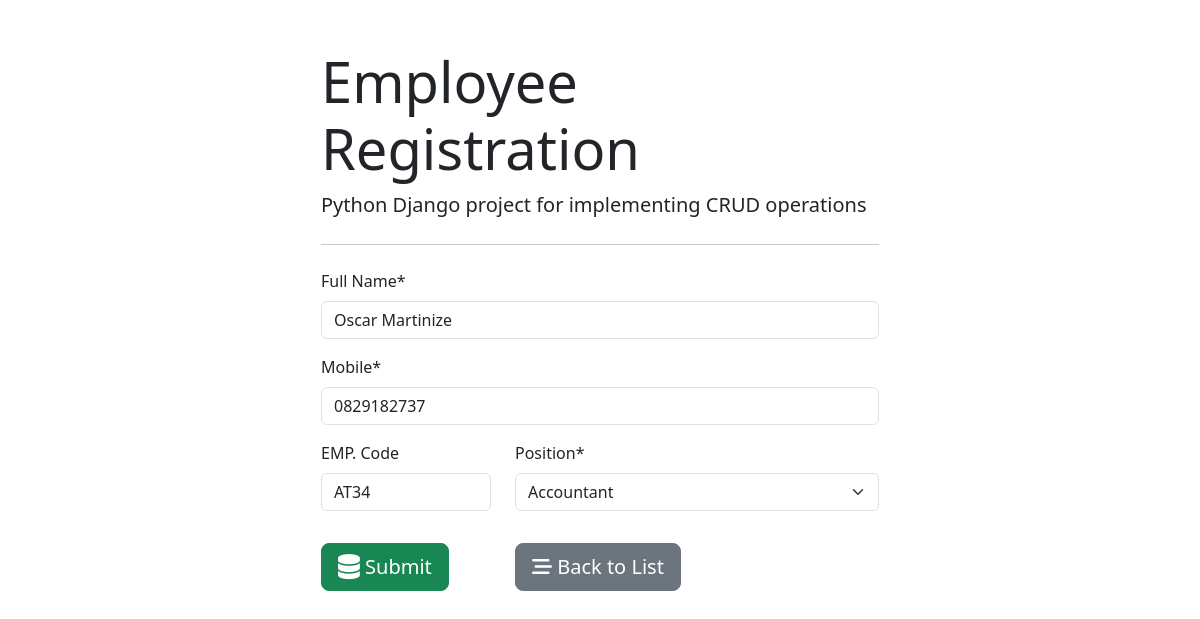
Page /3 on the committed database.
### employees/models.py (models this page shows)
class Employee(models.Model):
    full_name = models.CharField(max_length=100)
    emp_code  = models.CharField(max_length=60)
    mobile = models.CharField(max_length=15)
    position = models.ForeignKey(Position, on_delete=models.CASCADE)

### employees/views.py (the view, shortened to what this page needs)
# urls.py: path('',views.employee_form, name='form'),
def employee_form(request, id=0):
    if request.method == "GET":
        if id ==0:
            form = EmployeeForm()
        else:
            employee = Employee.objects.get(pk=id)
            form = EmployeeForm(instance=employee)
        return render(request, 'employees/employee_form.html',{'form':form})

### employees/forms.py
class EmployeeForm(forms.ModelForm):
    class Meta:
        model = Employee
        fields = ('full_name', 'mobile', 'emp_code', 'position',)
        labels = {
            'full_name': 'Full Name',
            'emp_code': 'EMP. Code'
        }
    def __init__(self, *args, **kwargs):
        super(EmployeeForm, self).__init__(*args, **kwargs)
        self.fields['position'].empty_label = 'Select Position'
        self.fields['emp_code'].required = False

### employees/models.py (called while the page is built)
    def __str__(self):
        return self.title

### employees/templates/employees/employee_form.html (shortened to what this page needs)
{% extends 'employees/base.html' %}
{% load crispy_forms_tags %}
{% block content %}
<form action="" method="post" autocomplete="autoff">
    {{ form.full_name |as_crispy_field }}
    {{ form.mobile |as_crispy_field }}
    <div class="row">
        <div class="col-md-4">
            {{ form.emp_code |as_crispy_field }}
        </div>
        <div class="col-md-8">
            {{ form.position |as_crispy_field }}
        </div>
    </div>
    <div class="row my-3">
        <div class="col-md-4">
            <button type="submit" class="btn btn-success btn-block  btn-lg">
                <i class="fa-solid fa-database fa-lg"></i>
                Submit
            </button>
        </div>
            <div class="col-md-6">
                <a href="{% url 'list' %}" class="btn btn-secondary btn-block btn-lg">
                    <i class="fas fa-stream"></i>
                    Back to List
                </a>
            </div>
    </div>
</form>
{% endblock content %}

### rows in the picture
Employee: full_name "Oscar Martinize", mobile "0829182737", emp_code "AT34", position "Accountant"
